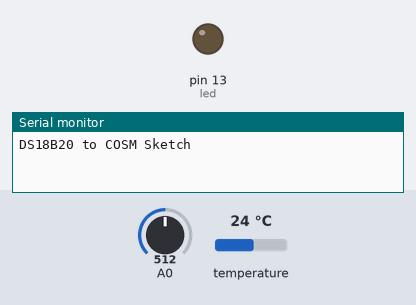
The sketch below on a simulated Arduino Uno, built for the host (arithmetic inside an expression is 32-bit, double 64-bit). On the bench: output pins drawn as LEDs (lit = HIGH), the last lines printed to the serial monitor. Inputs (shaded band) come from the test bench; at power-on: temperature 24 °C, A0 = 512. WiFi joins after 1.5 s; servers stay silent unless stated; uploads are accepted with an empty reply.

Above: at 2.7 s.
2.8 s: temperature set to 12 °C
At 10.9 s:
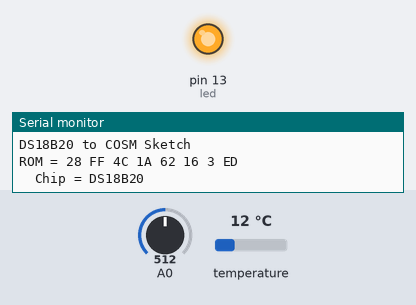
Timing chart, 0 to 12.7 s (numbered marks = the images above; inputs shaded):
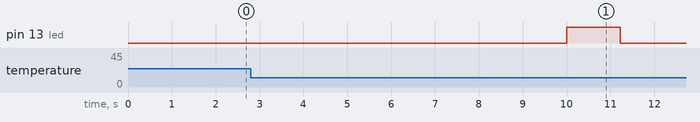

The sketch:

ds18x20_to_cosm.ino
```cpp
 /*
  Cosm sensor client

 This sketch connects an analog sensor to Cosm (http://www.cosm.com)
 using a Wiznet Ethernet shield. You can use the Arduino Ethernet shield, or
 the Adafruit Ethernet shield, either one will work, as long as it's got
 a Wiznet Ethernet module on board.

 This example has been updated to use version 2.0 of the Cosm.com API.
 To make it work, create a feed with a datastream, and give it the ID
 sensor1. Or change the code below to match your feed.


 Circuit:
 * Analog sensor attached to analog in 0
 * Ethernet shield attached to pins 10, 11, 12, 13

 created 15 March 2010
 updated 16 Mar 2012
 by Tom Igoe with input from Usman Haque and Joe Saavedra

http://arduino.cc/en/Tutorial/PachubeClient
 This code is in the public domain.

 */

#include <SPI.h>
#include <Ethernet.h>
#include <JeeLib.h>
#include <OneWire.h>

OneWire  ds(7);  // on pin 10

int led = 13;


#define APIKEY         "K_ffRsXHWWsLVHiKrypXOvPK2lCSAKxBaE9NWFFLMnp2bz0g" // your cosm api key
#define FEEDID         64465 // your feed ID
#define USERAGENT      "Cosm Arduino Example (64465)" // user agent is the project name

// assign a MAC address for the ethernet controller.
// Newer Ethernet shields have a MAC address printed on a sticker on the shield
// fill in your address here:
byte mac[] = { 0xDE, 0xAD, 0xBE, 0xEF, 0xFE, 0xED};

// fill in an available IP address on your network here,
// for manual configuration:
IPAddress ip(10,2,2,35);
// initialize the library instance:
EthernetClient client;

// if you don't want to use DNS (and reduce your sketch size)
// use the numeric IP instead of the name for the server:
IPAddress server(216,52,233,121);      // numeric IP for api.cosm.com
//char server[] = "api.cosm.com";   // name address for cosm API

unsigned long lastConnectionTime = 0;          // last time you connected to the server, in milliseconds
boolean lastConnected = false;                 // state of the connection last time through the main loop
const unsigned long postingInterval = 10*1000; //delay between updates to Cosm.com

float Temperature = 0.0;


void setup() {
  // start serial port:
  Serial.begin(57600);
  Serial.println("DS18B20 to COSM Sketch");

  // initialize the digital pin as an output.
  pinMode(led, OUTPUT);


 // start the Ethernet connection:
  if (Ethernet.begin(mac) == 0) {
    Serial.println("Failed to configure Ethernet using DHCP");
    // DHCP failed, so use a fixed IP address:
    Ethernet.begin(mac, ip);
  }
}

void loop() {
  // read the analog sensor:
  int sensorReading = analogRead(A0);

  // if there's incoming data from the net connection.
  // send it out the serial port.  This is for debugging
  // purposes only:
  if (client.available()) {
    char c = client.read();
    Serial.print(c);
  }

  // if there's no net connection, but there was one last time
  // through the loop, then stop the client:
  if (!client.connected() && lastConnected) {
    Serial.println();
    Serial.println("disconnecting.");
    client.stop();
  }

  // if you're not connected, and ten seconds have passed since
  // your last connection, then connect again and send data:
  if(!client.connected() && (millis() - lastConnectionTime > postingInterval)) {
    //sendData(sensorReading);

    digitalWrite(led, HIGH);
    getTemperature();
    int celcius = int(Temperature*100.0);
    sendData(celcius);
    digitalWrite(led, LOW);
  }
  // store the state of the connection for next time through
  // the loop:
  lastConnected = client.connected();
}

// this method makes a HTTP connection to the server:
void sendData(int thisData) {
  // if there's a successful connection:
  if (client.connect(server, 80)) {
    Serial.println("connecting...");
    Serial.println(thisData);
    // send the HTTP PUT request:
    client.print("PUT /v2/feeds/");
    client.print(FEEDID);
    client.println(".csv HTTP/1.1");
    client.println("Host: api.cosm.com");
    client.print("X-ApiKey: ");
    client.println(APIKEY);
    client.print("User-Agent: ");
    client.println(USERAGENT);
    client.print("Content-Length: ");

    // calculate the length of the sensor reading in bytes:
    // 8 bytes for "sensor1," + number of digits of the data:
    int thisLength = 8 + getLength(thisData);
    client.println(thisLength+1);

    // last pieces of the HTTP PUT request:
    client.println("Content-Type: text/csv");
    client.println("Connection: close");
    client.println();

    // here's the actual content of the PUT request:
    client.print("DS18B20,");
    client.println((float)thisData/100.0);

  }
  else {
    // if you couldn't make a connection:
    Serial.println("connection failed");
    Serial.println();
    Serial.println("disconnecting.");
    client.stop();
  }
   // note the time that the connection was made or attempted:
  lastConnectionTime = millis();
}


// This method calculates the number of digits in the
// sensor reading.  Since each digit of the ASCII decimal
// representation is a byte, the number of digits equals
// the number of bytes:

int getLength(int someValue) {
  // there's at least one byte:
  int digits = 1;
  // continually divide the value by ten,
  // adding one to the digit count for each
  // time you divide, until you're at 0:
  int dividend = someValue /10;
  while (dividend > 0) {
    dividend = dividend /10;
    digits++;
  }
  // return the number of digits:
  return digits;
}


// OneWire DS18S20, DS18B20, DS1822 Temperature Example
//
// http://www.pjrc.com/teensy/td_libs_OneWire.html
//
// The DallasTemperature library can do all this work for you!
// http://milesburton.com/Dallas_Temperature_Control_Library

void getTemperature(void) {
  byte i;
  byte present = 0;
  byte type_s;
  byte data[12];
  byte addr[8];
  float celsius, fahrenheit;

  if ( !ds.search(addr)) {
    Serial.println("No more addresses.");
    Serial.println();
    Serial.println("========================================================================");
    Serial.println();

    ds.reset_search();
    delay(250);

    return;
  }

  Serial.print("ROM =");
  for( i = 0; i < 8; i++) {
    Serial.write(' ');
    Serial.print(addr[i], HEX);
  }

  if (OneWire::crc8(addr, 7) != addr[7]) {
      Serial.println("CRC is not valid!");
      return;
  }
  Serial.println();

  // the first ROM byte indicates which chip
  switch (addr[0]) {
    case 0x10:
      Serial.println("  Chip = DS18S20");  // or old DS1820
      type_s = 1;
      break;
    case 0x28:
      Serial.println("  Chip = DS18B20");
      type_s = 0;
      break;
    case 0x22:
      Serial.println("  Chip = DS1822");
      type_s = 0;
      break;
    default:
      Serial.println("Device is not a DS18x20 family device.");
      return;
  }

  ds.reset();
  ds.select(addr);
  ds.write(0x44,1);         // start conversion, with parasite power on at the end

  delay(1000);     // maybe 750ms is enough, maybe not
  // we might do a ds.depower() here, but the reset will take care of it.

  present = ds.reset();
  ds.select(addr);
  ds.write(0xBE);         // Read Scratchpad

  Serial.print("  Data = ");
  Serial.print(present,HEX);
  Serial.print(" ");
  for ( i = 0; i < 9; i++) {           // we need 9 bytes
    data[i] = ds.read();
    Serial.print(data[i], HEX);
    Serial.print(" ");
  }
  Serial.print(" CRC=");
  Serial.print(OneWire::crc8(data, 8), HEX);
  Serial.println();

  // convert the data to actual temperature

  unsigned int raw = (data[1] << 8) | data[0];
  if (type_s) {
    raw = raw << 3; // 9 bit resolution default
    if (data[7] == 0x10) {
      // count remain gives full 12 bit resolution
      raw = (raw & 0xFFF0) + 12 - data[6];
    }
  } else {
    byte cfg = (data[4] & 0x60);
    if (cfg == 0x00) raw = raw << 3;  // 9 bit resolution, 93.75 ms
    else if (cfg == 0x20) raw = raw << 2; // 10 bit res, 187.5 ms
    else if (cfg == 0x40) raw = raw << 1; // 11 bit res, 375 ms
    // default is 12 bit resolution, 750 ms conversion time
  }
  celsius = (float)raw / 16.0;
  //fahrenheit = celsius * 1.8 + 32.0;
  Serial.print("  Temperature = ");
  Serial.print(celsius);
  Serial.println(" 'C");
  //Serial.print(fahrenheit);
  //Serial.println(" Fahrenheit");

  Temperature = celsius;

}
```
